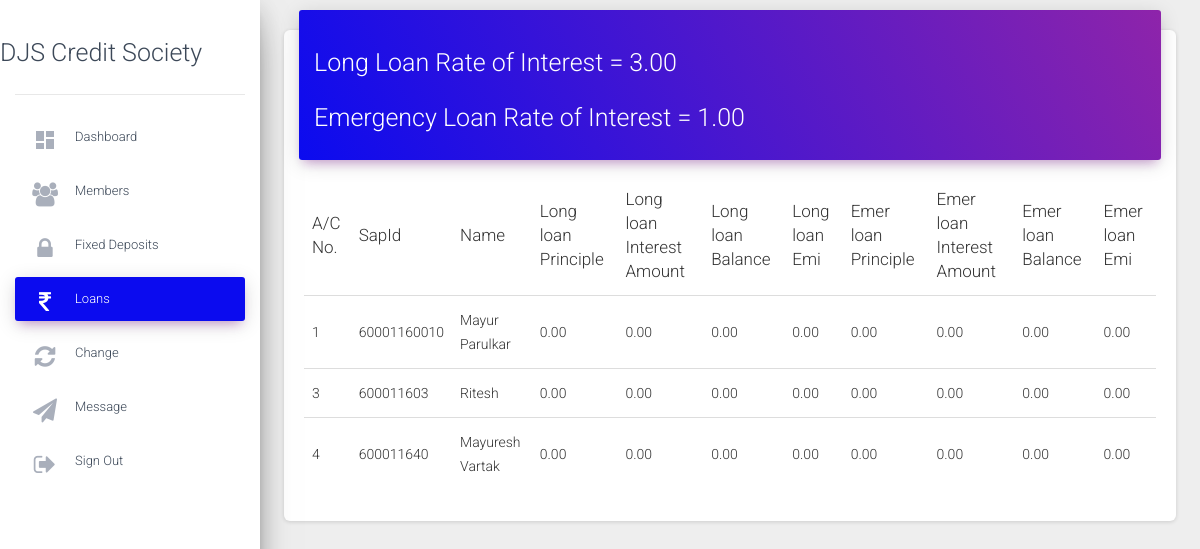
The page /csadmin/loans (signed in) on the database as committed earlier.
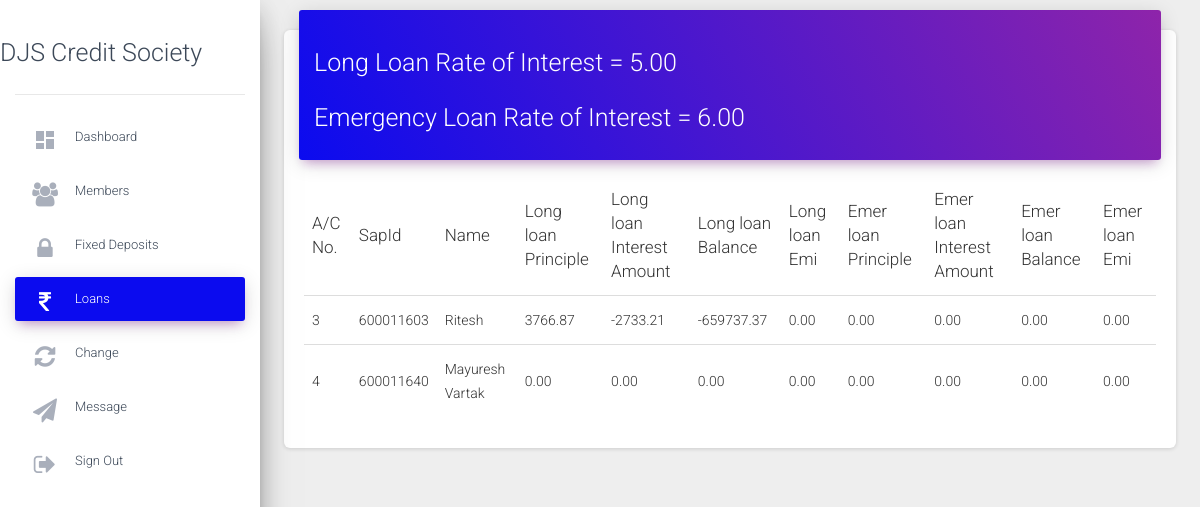
The same page on the database as committed later.
### status/models.py (models this page shows, shortened)
class interests(models.Model):
    sharedividend=models.DecimalField(blank=True,null=True,default=0,max_digits=10,decimal_places=2)
    cddividend=models.DecimalField(blank=True,null=True,default=0,max_digits=10,decimal_places=2)
    fdinterest=models.DecimalField(blank=True,null=True,default=0,max_digits=10,decimal_places=2)
    emerloaninterest=models.DecimalField(blank=True,null=True,default=0,max_digits=10,decimal_places=2)
    longloaninterest=models.DecimalField(blank=True,null=True,default=0,max_digits=10,decimal_places=2)
    year=models.IntegerField(default=0,null=True)

class Account(models.Model):
    accountnumber=models.IntegerField(null=False,unique=True)
    username=models.ForeignKey(User,on_delete=models.CASCADE,null=True,unique=True)
    name=models.CharField(max_length=50,null=False)
    sapid=models.IntegerField(null=False,unique=True)
    dateofjoining=models.DateField(null=False)
    sharevalue=models.IntegerField(default=0,null=False)
    totalinvestment=models.IntegerField(default=0,null=False)
    shareamount=models.IntegerField(default=0,null=False)
    sharebalance=models.IntegerField(default=0)
    cdamount=models.IntegerField(default=0)
    cdbalance=models.IntegerField(default=0)
    totalamount=models.DecimalField(default=0,max_digits=10,decimal_places=2)
    sharesstartingnumber=models.IntegerField(null=True)
    sharesendingnumber=models.IntegerField(null=True)
    islongloantaken=models.BooleanField(default=False)
    isloanemertaken=models.BooleanField(default=False)
    longloanamount=models.DecimalField(blank=True,null=True,default=0,max_digits=10,decimal_places=2)
    longloanprinciple=models.DecimalField(blank=True,null=True,default=0,max_digits=10,decimal_places=2)
    longloanperiod=models.IntegerField(blank=True,null=True,default=0)
    longloaninterestamount=models.DecimalField(blank=True,null=True,default=0,max_digits=10,decimal_places=2)
    longloanbalance=models.DecimalField(blank=True,null=True,default=0,max_digits=10,decimal_places=2)
    longloanemi=models.DecimalField(blank=True,null=True,default=0,max_digits=10,decimal_places=2)
    emerloanamount=models.DecimalField(blank=True,null=True,default=0,max_digits=10,decimal_places=2)
    emerloanprinciple=models.DecimalField(blank=True,null=True,default=0,max_digits=10,decimal_places=2)
    emerloanperiod=models.IntegerField(blank=True,null=True,default=0)
    emerloaninterestamount=models.DecimalField(blank=True,null=True,default=0,max_digits=10,decimal_places=2)
    emerloanbalance=models.DecimalField(blank=True,null=True,default=0,max_digits=10,decimal_places=2)
    emerloanemi=models.DecimalField(blank=True,null=True,default=0,max_digits=10,decimal_places=2)
    fdcapital=models.IntegerField(default=0,null=True)
    fdmaturitydate=models.DateField(null=True)
    teachingstaff=models.BooleanField(default=False)
    nonteachingstaff=models.BooleanField(default=False)

### csadmin/views.py (the view)
# urls.py: path('loans', views.loansadmin,name="loansadmin"),
@login_required
def loansadmin(request):
    Loansadmin=Account.objects.all
    Interests=interests.objects.all().last()
    context={
        'Loansadmin':Loansadmin,
        'Interests':Interests,
        'loan':"active"
    }
    return render (request,'loans_admin.html',context=context)

### csadmin/templates/loans_admin.html (shortened to what this page needs)
{%extends 'base.html'%}
{%block content%}
<main role="main" class="col-md-9 col-lg-12 px-4">
  <div class="content">
    <div class="container-fluid">
      <div class="row">
        <div class="col-md-18">
          <div class="card">
            <div class="card-header card-header-primary">
            <h3>Long Loan Rate of Interest = {{Interests.longloaninterest}}</h3>
            <h3>Emergency Loan Rate of Interest = {{Interests.emerloaninterest}}</h3>
            </div>
            <div class="card-body">
              <div class="table-responsive">
                <table class="table">
                  <thead>
                    <tr>
                      <th>A/C No.</th>
                      <th>SapId</th>
                      <th>Name</th>
                      <th>Long loan Principle</th>
                      <th>Long loan Interest Amount</th>
                      <th>Long loan Balance</th>
                      <th>Long loan Emi</th>
                      <th>Emer loan Principle</th>
                      <th>Emer loan Interest Amount</th>
                      <th>Emer loan Balance</th>
                      <th>Emer loan Emi</th>
                    </tr>
                  </thead>
                  <tbody>
                    {%for i in Loansadmin%}
                    <tr>
                      <td>{{i.accountnumber}}</td>
                      <td>{{i.sapid}}</td>
                      <td>{{i.name}}</td>
                      <td>{{i.longloanprinciple}}</td>
                      <td>{{i.longloaninterestamount}}</td>
                      <td>{{i.longloanbalance}}</td>
                      <td>{{i.longloanemi}}</td>
                      <td>{{i.emerloanprinciple}}</td>
                      <td>{{i.emerloaninterestamount}}</td>
                      <td>{{i.emerloanbalance}}</td>
                      <td>{{i.emerloanemi}}</td>
                    </tr>
                    {%endfor%}
                  </tbody>
                </table>
              </div>
            </div>
          </div>
        </div>
  </div>
</main>
{%endblock%}

### csadmin/templates/base.html (shortened to what this page needs)
{% load static%}
<!doctype html>
<html lang="en">
<head>
  <link rel="stylesheet" href="https://maxcdn.bootstrapcdn.com/font-awesome/latest/css/font-awesome.min.css">
  <link rel="stylesheet" href="https://stackpath.bootstrapcdn.com/bootstrap/4.1.3/css/bootstrap.min.css">
  <link href="{% static 'status/css/dashboard.css'%}" rel="stylesheet">
  <link href="{% static 'status/css/pop.css'%}" rel="stylesheet">
</head>
<body class="">
  <div class="wrapper ">
    <div class="sidebar" data-color="purple" data-background-color="white" data-image="">
      <div class="logo">
        <h3>DJS Credit Society</h3>
      </div>
      <div class="sidebar-wrapper">
        <ul class="nav">
          <li class="nav-item  {{dashb}}">
            <a class="nav-link" href="{%url 'csadmin:index'%}">
              <i class="material-icons">dashboard</i>
              Dashboard
            </a>
          </li>
          <li class="nav-item  {{member}} ">
            <a class="nav-link" href="{%url 'csadmin:members' %}">
              <i class="fa fa-group"></i>
               Members
            </a>
          </li>
          <li class="nav-item  {{Bank}}">
            <a class="nav-link " href="{%url 'csadmin:fixeddeposits' %}">
              <i class="fa fa-lock"></i>
              Fixed Deposits
            </a>
          </li>
          <li class="nav-item {{loan}}">
            <a class="nav-link" href="{%url 'csadmin:loansadmin' %}">
              <i class="fa fa-rupee"></i>
              Loans
            </a>
          </li>
          <li class="nav-item {{money}} ">
            <a class="nav-link" href="{%url 'csadmin:change'%}">
              <i class="fa fa-refresh"></i>
              Change
            </a>
          </li>
          <li class="nav-item {{message}} ">
            <a class="nav-link" href="{%url 'csadmin:message'%}">
              <i class="fa fa-paper-plane"></i>
              Message
            </a>
          </li>
          <li class="nav-item ">
            <a class="nav-link" href="{%url 'logout' %}">
              <i class="fa fa-sign-out" aria-hidden="true"></i>
              Sign Out
            </a>
          </li>
        </ul>
      </div>
    </div>
    <div class="main-panel">
      <nav class="navbar navbar-expand-lg navbar-transparent navbar-absolute fixed-top ">
        <div class="container-fluid">
          <div class="navbar-wrapper">
          </div>
        </div>
      </nav>
      {%block content%}{%endblock%}
    </div>
  </div>
</body>
</html>

Rows that differ between the two databases and show on the page:
no longer on this page (row edited): interests: longloaninterest "3.00", emerloaninterest "1.00"
removed Account: accountnumber "1", sapid "60001160010", name "Mayur Parulkar", longloanprinciple "0.00", longloaninterestamount "0.00", longloanbalance "0.00", longloanemi "0.00", emerloanprinciple "0.00", emerloaninterestamount "0.00", emerloanbalance "0.00", emerloanemi "0.00"
added interests: longloaninterest "5.00", emerloaninterest "6.00"
changed Account "Ritesh": longloanprinciple "0.00" → "3766.87"; longloaninterestamount "0.00" → "-2733.21"; longloanbalance "0.00" → "-659737.37"
